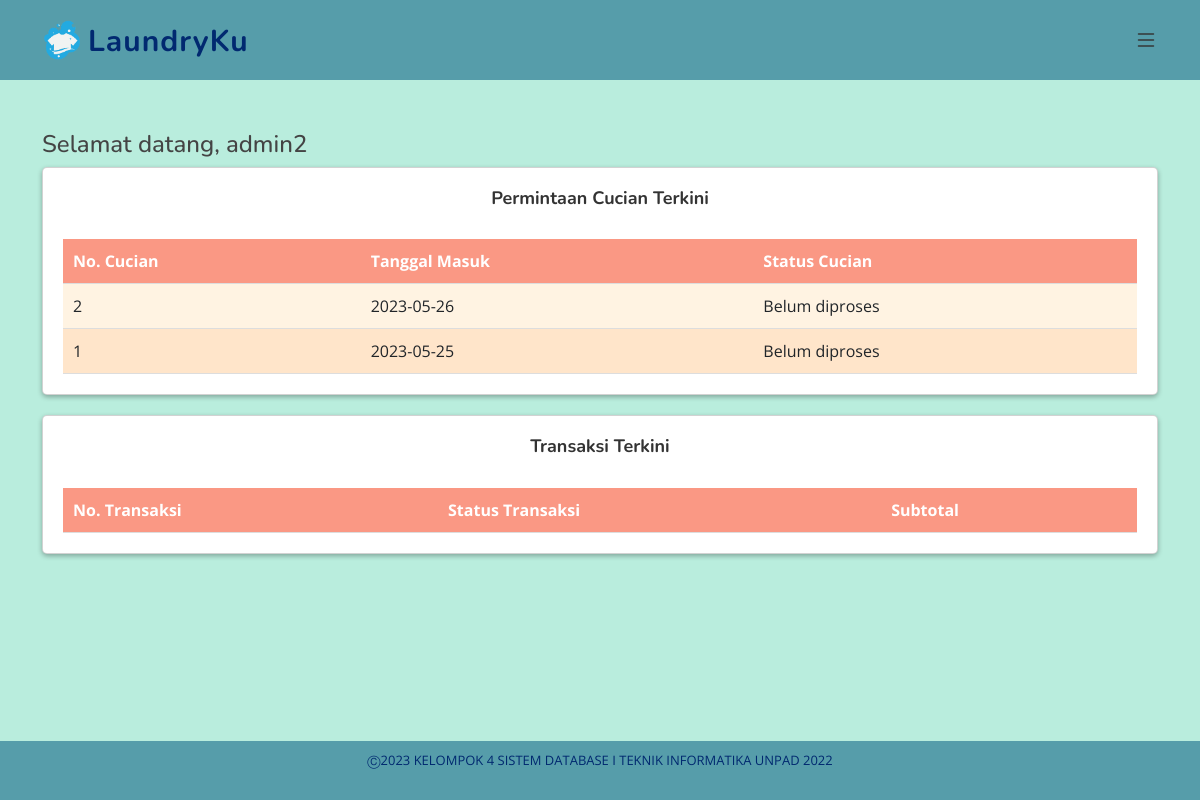
The page /dashboard_admin.php (signed in) on the database its author committed.
### tables this page shows
CREATE TABLE PermintaanCucian (
    no_cucian INT AUTO_INCREMENT PRIMARY KEY,
    id_pelanggan INT,
    id_prioritas INT,
    tgl_masuk DATE,
    tgl_selesai DATE,
    total_item INT,
    id_status_cucian INT,
    FOREIGN KEY (id_pelanggan) REFERENCES Pelanggan(id_pelanggan),
    FOREIGN KEY (id_prioritas) REFERENCES Prioritas(id_prioritas),
    FOREIGN KEY (id_status_cucian) REFERENCES StatusCucian(id_status_cucian)
);

CREATE TABLE StatusCucian (
    id_status_cucian INT AUTO_INCREMENT PRIMARY KEY,
    jenis_status_cucian VARCHAR(255) NOT NULL
);

### dashboard_admin.php (the view, shortened to what this page needs)
<?php
include "config.php";
$nama = $_SESSION['username'];
$queryPermintaanCucian = "SELECT pc.no_cucian, pc.tgl_masuk, sc.jenis_status_cucian
                         FROM PermintaanCucian pc
                         INNER JOIN StatusCucian sc ON pc.id_status_cucian = sc.id_status_cucian
                         ORDER BY pc.tgl_masuk DESC LIMIT 5";
$resultPermintaanCucian = mysqli_query($conn, $queryPermintaanCucian);
?>
<?php include 'header.php'; ?>
<main id="main">
  <section id="admin" class="admin">
    <div class="container">
      <h4>Selamat datang, <?php echo $nama; ?></h4>
      <div class="card">
        <h5>Permintaan Cucian Terkini</h5>
        <table>
          <thead>
            <tr>
              <th>No. Cucian</th>
              <th>Tanggal Masuk</th>
              <th>Status Cucian</th>
            </tr>
          </thead>
          <tbody>
            <?php
            while ($row = mysqli_fetch_assoc($resultPermintaanCucian)) {
              echo "<tr>";
              echo "<td>" . $row['no_cucian'] . "</td>";
              echo "<td>" . $row['tgl_masuk'] . "</td>";
              echo "<td>" . $row['jenis_status_cucian'] . "</td>";
              echo "</tr>";
            }
            ?>
          </tbody>
        </table>
      </div>
      <div class="card">
        <h5>Transaksi Terkini</h5>
        <table>
          <thead>
            <tr>
              <th>No. Transaksi</th>
              <th>Status Transaksi</th>
              <th>Subtotal</th>
            </tr>
          </thead>
        </table>
      </div>
    </div>
  </section>
</main>
<?php include 'footer.php'; ?>

### assets/css/style.css (style rules this page uses)
:root { scroll-behavior: smooth; }
body { font-family: "Open Sans", sans-serif; color: #444444; }
h1, h2, h3, h4, h5, h6 { font-family: "Nunito", sans-serif; }
section { padding: 60px 0; overflow: hidden; }

### assets/css/styles.css (style rules this page uses)
#main { background-color: #B9EDDD; min-height: calc(100vh - 30px); }
#main .admin table { width: 100%; border-collapse: collapse; margin-top: 20px; }
#main .admin table th, #main .admin table td { padding: 10px; text-align: left; border-bottom: 1px solid #ddd; }
#main .admin table th { background-color: #FA9884; color: #fff; font-weight: bold; }
#main .admin table tr:nth-child(odd) { background-color: #FFF3E2; }
#main .admin table tr:nth-child(even) { background-color: #FFE5CA; }
#main { padding-top: 70px; }
#main .card { background-color: #fff; border-radius: 5px; box-shadow: 0 2px 5px rgba(0, 0, 0, 0.3); padding: 20px; text-align: center; }

### dashboard_admin.php (style rules this page uses)
#main { padding-top: 70px; }
.card { background-color: #f6f6f6; padding: 20px; margin-bottom: 20px; border-radius: 4px; box-shadow: 0px 2px 10px rgba(0, 0, 0, 0.1); }
.card h5 { margin: 0; color: #333333; font-size: 18px; font-weight: bold; margin-bottom: 10px; }

### rows shown on the page
permintaancucian: no_cucian "2", tgl_masuk "2023-05-26", id_status_cucian.jenis_status_cucian "Belum diproses"
permintaancucian: no_cucian "1", tgl_masuk "2023-05-25", id_status_cucian.jenis_status_cucian "Belum diproses"

### other values the page prints
$nama "admin2"
